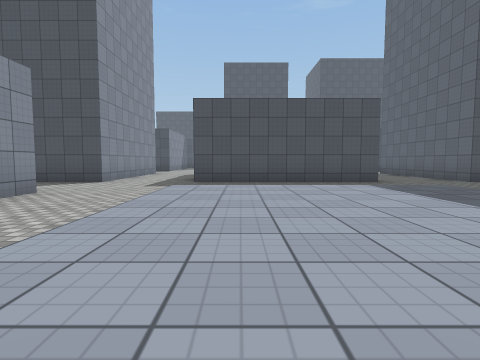
[1] (above)

24 first-person views from a walk through a Unity game level. The camera is 1.2 m above the floor, tilts 4° down and sees 80° across. The floor is counted in squares, 2 m on a side. Each view is taken from the middle of a square. On the plan, view 1 faces up. The plan holds only what a view shows up to about 9 squares ahead; the rest is blank. The place goes on beyond the plan. The player character is not drawn. Some animated figures are left out. Surface patterns are stand-ins for the level's own textures.

[2]
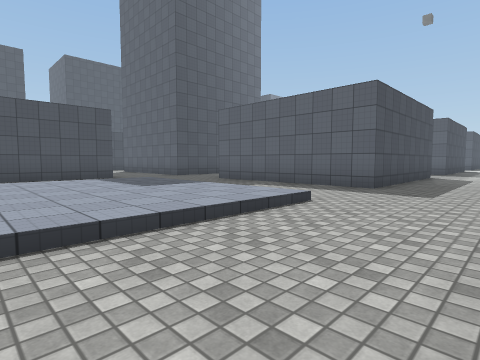

[3]
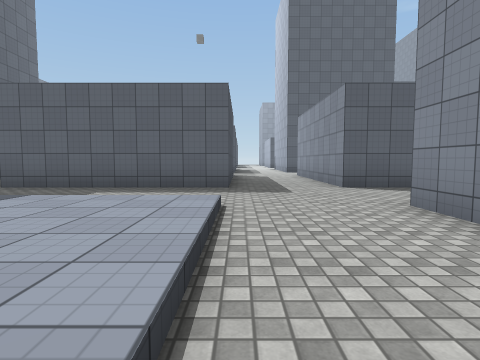

[4]
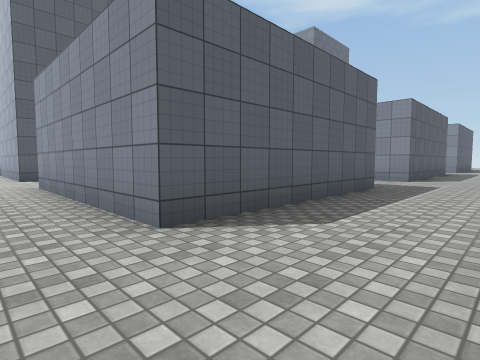

[5]
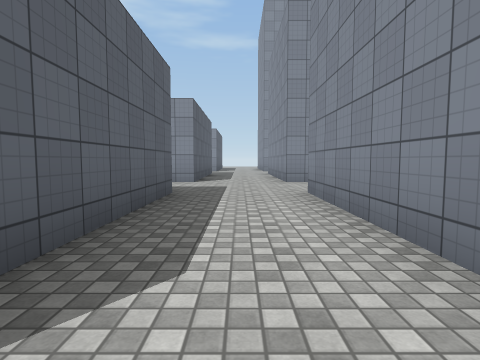

[6]
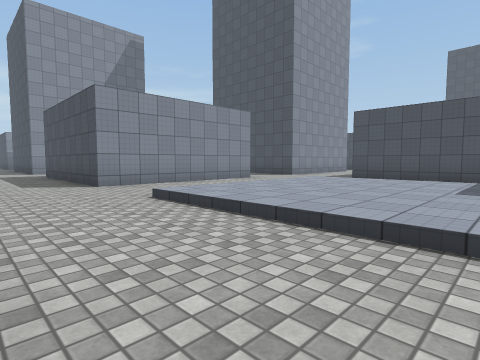

[7]
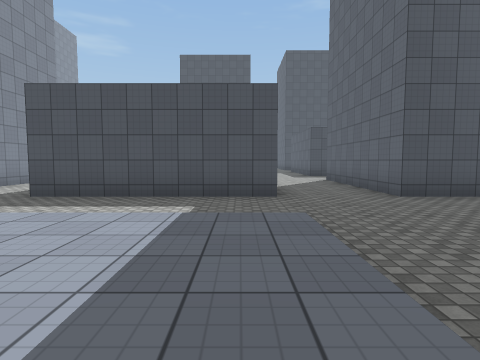

[8]
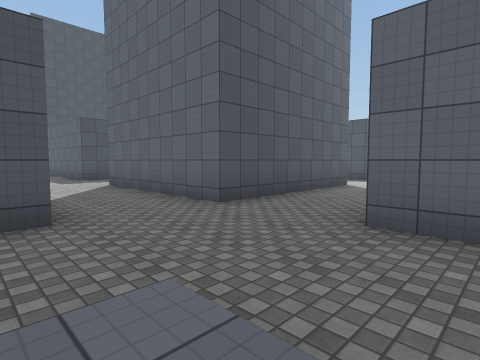

[9]
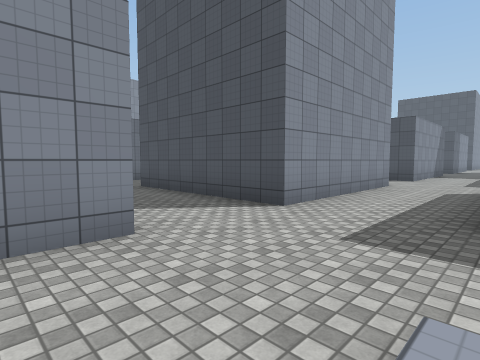

[10]
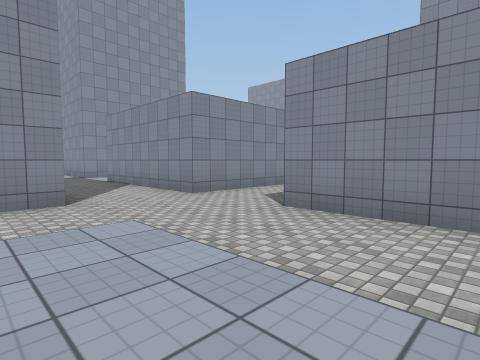

[11]
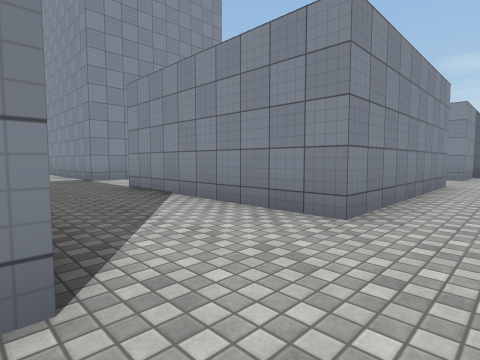

[12]
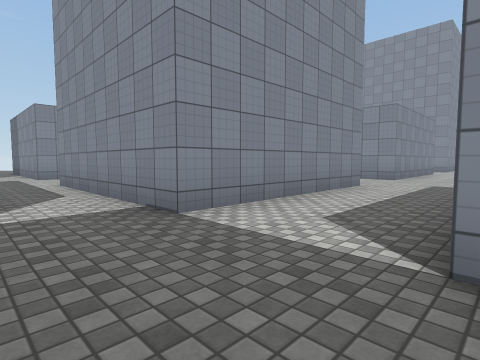

[13]
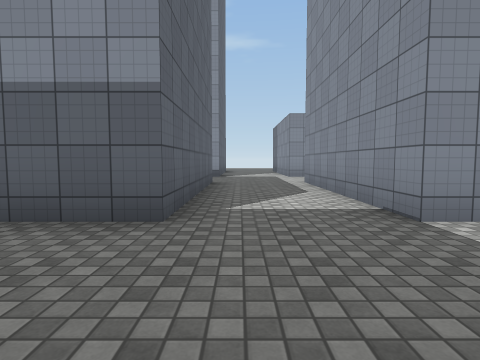

[14]
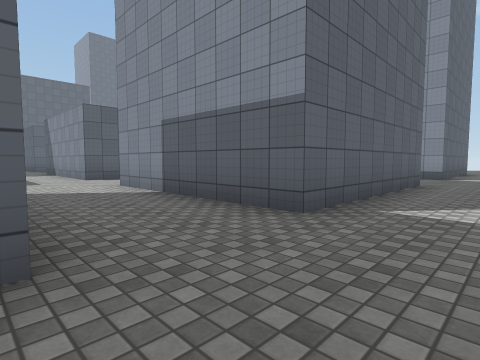

[15]
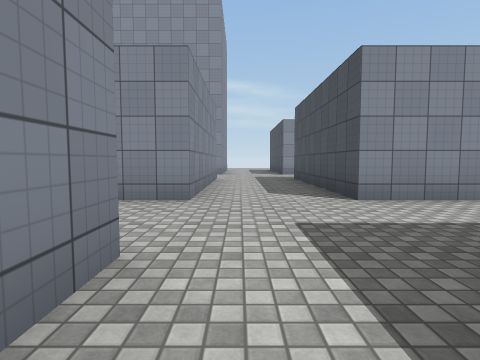

[16]
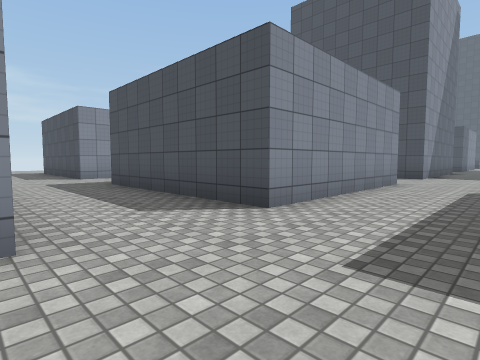

[17]
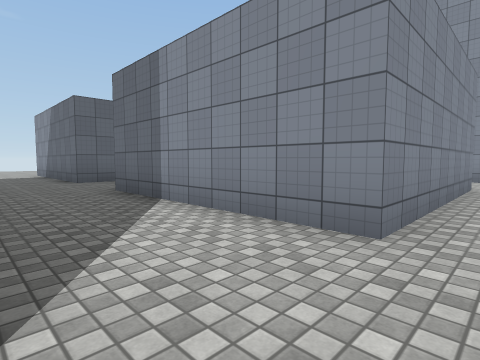

[18]
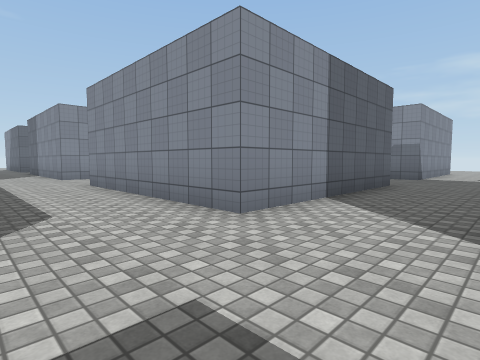

[19]
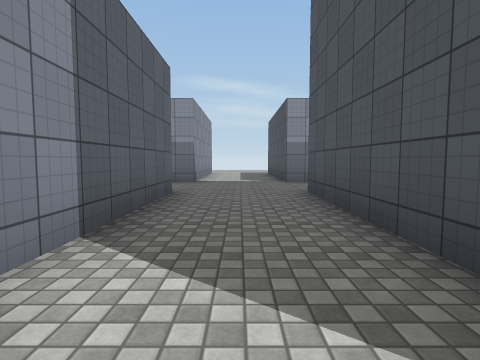

[20]
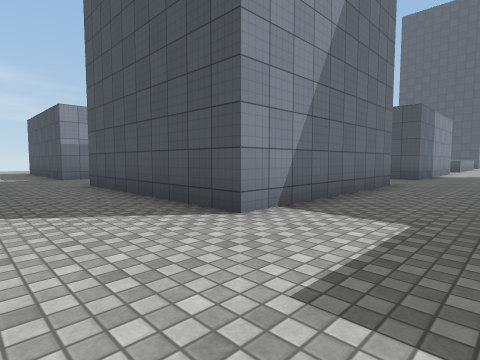

[21]
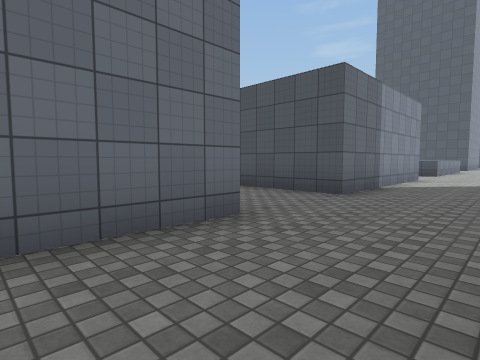

[22]
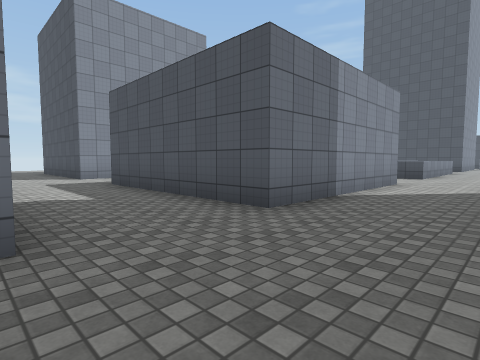

[23]
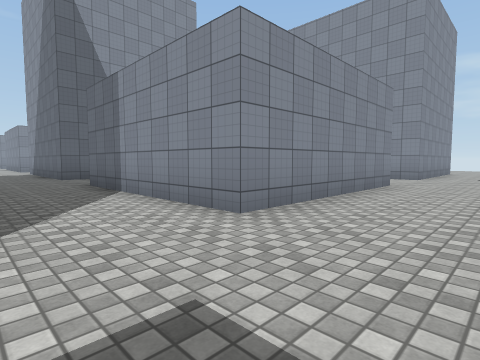

[24]
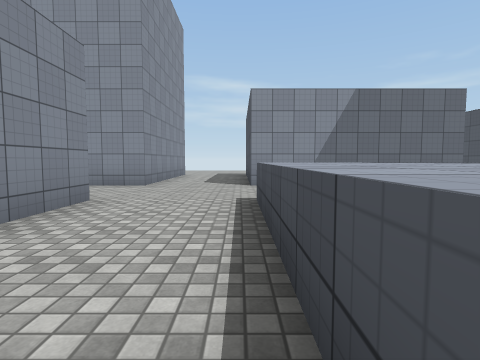

### Floor plan
Key: @ floor where view 1 was taken; # wall or solid block; . main floor; : floor 0.25 m higher than the main floor; ^ raised ledge.
Columns run from 19 left of view 1 to 8 right of it. Each row starts with its distance up from view 1.
 20 #
 19 #
 18 #   ^
 17 #   ^^
 16 #  ^^^^^..
 15 ...........     ..
 14 ...........    ...      ..
 13 ...........    ...      ..
 12 #..#####...    #..      ..#
 11 #      #...    #..     ...#
 10        #...    #..     ...#
  9        #...    #..     ...#
  8 #..#####...#####..#####...##
  7 ............................
  6 ...........  ...............
  5        #...    #..:::::...#
  4        #...    #..:::::...#
  3        #...    #..:::::...#
  2        #...    #..:::::...#
  1 #. #####...#####..:::::...##
  0 ...................@........
 -1 ............................
 -2 ............................
 -3 #. #####...#####..##  #...##
 -4        #...    #..    #...#
 -5        #...    #..    #...#
 -6        #...    #..    #...#
 -7 #..#####...    #..#   #...#
 -8 ..........................
 -9 ...........................
-10 #..#####...#####..#####...#
-11        #...    #..#   #...#
-12        #...    #..#     ..#
-13        #...    #..#
-14        #...    #..#

Where each view was taken, in squares from view 1:
view 1: 0 up, 0 right, facing up
view 2: 2 down, 0 right, facing up-right
view 3: 0 up, 0 right, facing right
view 4: 1 down, 4 right, facing down-right
view 5: 2 down, 5 right, facing down
view 6: 2 down, 3 right, facing up-left
view 7: 2 up, 3 right, facing up
view 8: 4 up, 3 right, facing up-right
view 9: 4 up, 1 left, facing up-left
view 10: 3 up, 0 right, facing down-left
view 11: 1 down, 1 left, facing down-left
view 12: 7 down, 2 left, facing down-left
view 13: 7 down, 2 left, facing down
view 14: 7 down, 3 left, facing down-right
view 15: 9 down, 7 left, facing left
view 16: 10 down, 9 left, facing up-left
view 17: 9 down, 9 left, facing down-left
view 18: 0 up, 9 left, facing down-left
view 19: 1 down, 11 left, facing left
view 20: 2 down, 9 left, facing up-left
view 21: 3 up, 9 left, facing up-left
view 22: 5 up, 9 left, facing up-left
view 23: 15 up, 9 left, facing down-left
view 24: 15 up, 12 left, facing left
